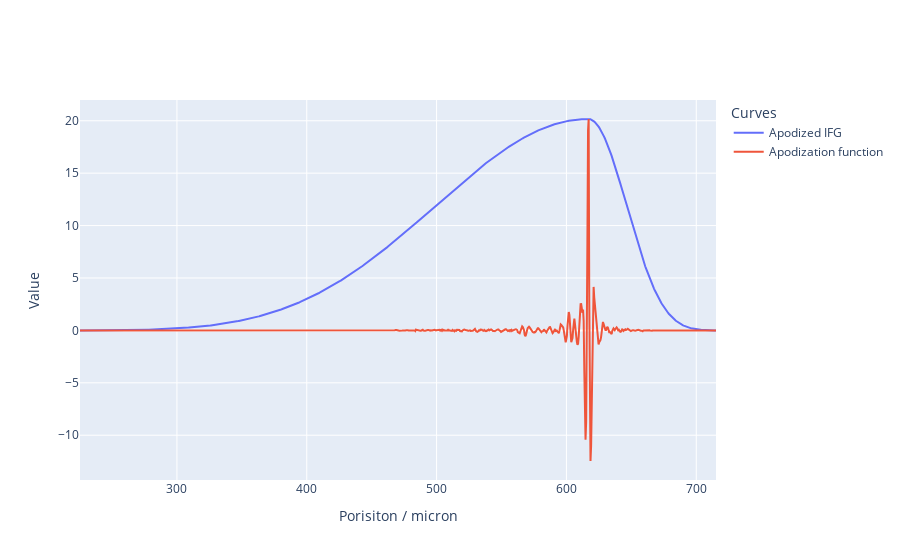

Here is the notebook cell this chart was saved with:
### Markdown cell above
TEST asymmetric apodization window

### Code cell
testA = IFG.reshapeSinglePointFromChannel("O2A")
testP = IFG.reshapeSinglePointFromChannel("O2P")
testM = IFG.reshapeSinglePointFromChannel("M")

complexInt = testA * np.exp(testP*complex(1j))

ifgtest = np.abs(complexInt[0,:])-np.mean(np.abs(complexInt[0,:]))
maxistest = testM[0,:]
wlpindex = np.argmax(ifgtest)
asymWindowFull = IFG.asymmetricWindow(npoints = len(ifgtest), centerindex = wlpindex, windowtype = "blackmanharris")

fig = go.Figure()
fig.add_trace(go.Scatter(x=maxistest*1e6, y=asymWindowFull*np.max(ifgtest), name="Apodized IFG"))
fig.add_trace(go.Scatter(x=maxistest*1e6, y=asymWindowFull*ifgtest, name="Apodization function"))
fig.update_layout(legend_title_text = "Curves")
fig.update_xaxes(title_text="Porisiton / micron")
fig.update_yaxes(title_text="Value")
fig.show()

### Figure 1 — Plotly figure (JSON) as saved in the notebook; plotly's stock layout.template omitted (floating-point values rounded to 4 significant figures; data arrays with more than 128 entries replaced by an {"elided": "..."} marker saying what was removed)
{"data": [{"name": "Apodized IFG", "type": "scatter", "x": {"elided": "1024 float values"}, "y": {"elided": "1024 float values"}}, {"name": "Apodization function", "type": "scatter", "x": {"elided": "1024 float values"}, "y": {"elided": "1024 float values"}}], "layout": {"legend": {"title": {"text": "Curves"}}, "xaxis": {"title": {"text": "Porisiton / micron"}}, "yaxis": {"title": {"text": "Value"}}}}
